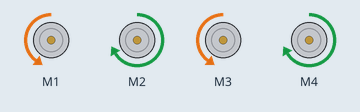
Recording of a sketch running on a simulated Arduino Uno, built with avr-gcc and run on an emulated ATmega328P. Shown: 4 × DC motor (green arrow = forward, orange = backward, longer = faster). What the sketch prints to the serial monitor is not drawn.

Above: at 0.1 s.
Timing chart, 0 to 1.6 s (numbered marks = the images above):
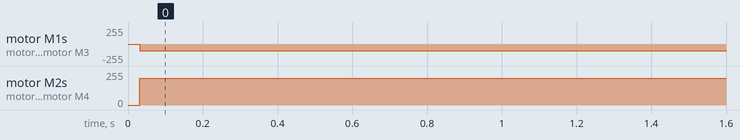

Measured:
- by itself, motor M1, motor M3: stopped → backward 100/255 at 0.03 s
- by itself, motor M2, motor M4: stopped → forward 200/255 at 0.03 s

The sketch:

circle.ino
```cpp
/*
This is a test sketch for the Adafruit assembled Motor Shield for Arduino v2
It won't work with v1.x motor shields! Only for the v2's with built in PWM
control

For use with the Adafruit Motor Shield v2
---->  http://www.adafruit.com/products/1438
*/

#include <Adafruit_MotorShield.h>

// Create the motor shield object with the default I2C address
Adafruit_MotorShield AFMS = Adafruit_MotorShield();
// Or, create it with a different I2C address (say for stacking)
// Adafruit_MotorShield AFMS = Adafruit_MotorShield(0x61);

// Select which 'port' M1, M2, M3 or M4. In this case, M1
Adafruit_DCMotor *myMotor = AFMS.getMotor(1);
Adafruit_DCMotor *myMotorTwo = AFMS.getMotor(2);
Adafruit_DCMotor *myMotorThree = AFMS.getMotor(3);
Adafruit_DCMotor *myMotorFour = AFMS.getMotor(4);
// You can also make another motor on port M2
//Adafruit_DCMotor *myOtherMotor = AFMS.getMotor(2);

void setup() {
  Serial.begin(9600);           // set up Serial library at 9600 bps
  Serial.println("Adafruit Motorshield v2 - DC Motor test! - Stright");

  if (!AFMS.begin()) {         // create with the default frequency 1.6KHz
  // if (!AFMS.begin(1000)) {  // OR with a different frequency, say 1KHz
    Serial.println("Could not find Motor Shield. Check wiring.");
    while (1);
  }
  Serial.println("Motor Shield found.");

  Serial.println("Turn Right.");
  // Set the speed to start, from 0 (off) to 255 (max speed)
  myMotor->setSpeed(255);
  myMotorTwo->setSpeed(255);
  myMotorThree->setSpeed(255);
  myMotorFour->setSpeed(255);
  myMotor->run(FORWARD);
  myMotorTwo->run(FORWARD);
  myMotorThree->run(FORWARD);
  myMotorFour->run(FORWARD);
  // turn on motor
  myMotor->run(RELEASE);
  myMotorTwo->run(RELEASE);
  myMotorThree->run(RELEASE);
  myMotorFour->run(RELEASE);

}

void loop() {
  uint8_t i;

  Serial.println("Circle");

  myMotor->run(BACKWARD);
  myMotorTwo->run(FORWARD);
  myMotorThree->run(BACKWARD);
  myMotorFour->run(FORWARD);

  myMotor->setSpeed(100);
  myMotorTwo->setSpeed(200);
  myMotorThree->setSpeed(100);
  myMotorFour->setSpeed(200);

}
```
